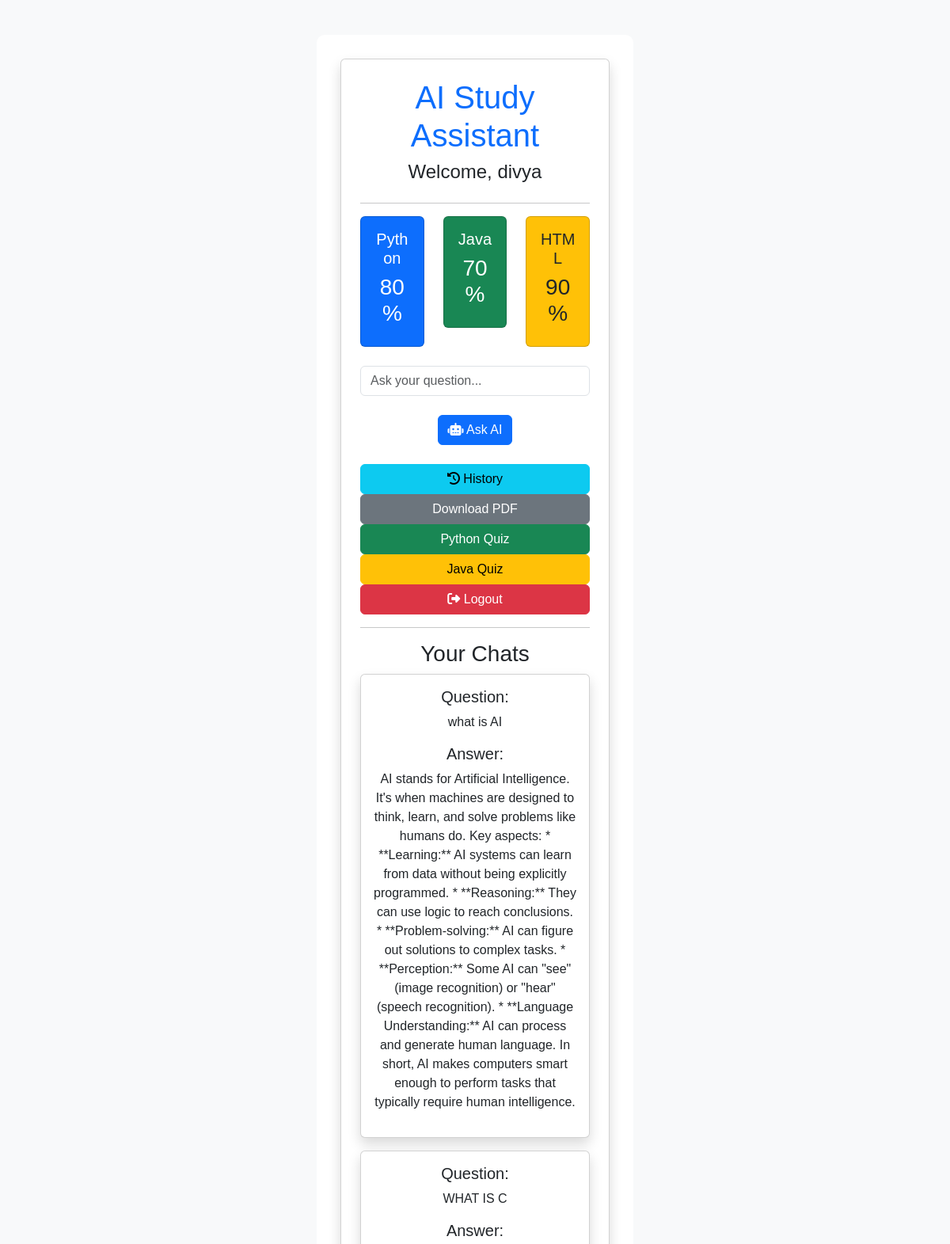
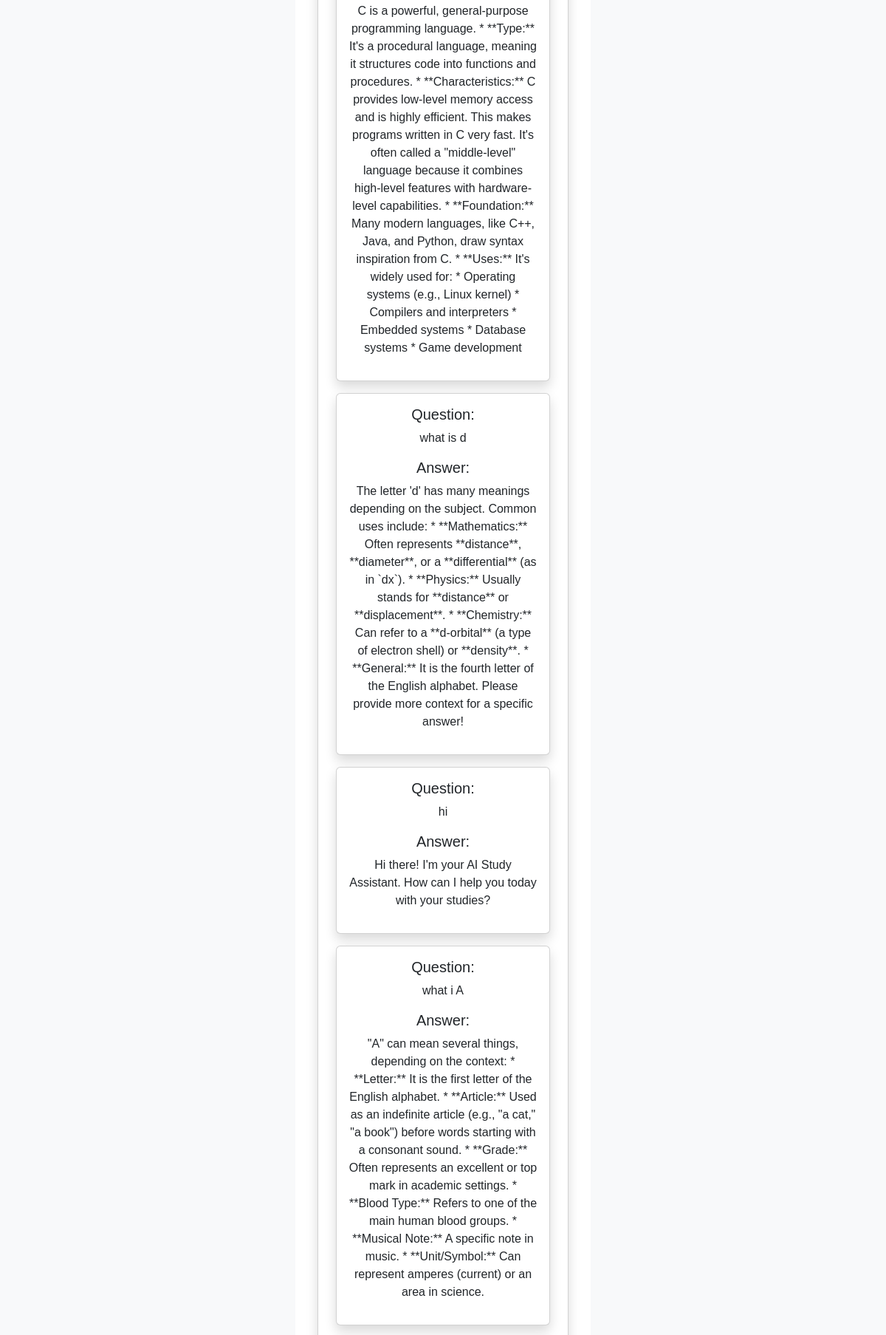
Page /home (signed in, upper part) on the committed database (2 pictures, top to bottom).
### tables this page shows
CREATE TABLE chats(
    id INTEGER PRIMARY KEY AUTOINCREMENT,
    username TEXT,
    question TEXT,
    answer TEXT
);

### .gitignore/app.py (the view)
@app.route('/home')
def home():
    if 'user' not in session:
        return redirect('/')
    connection = sqlite3.connect("study.db")
    cursor = connection.cursor()
    cursor.execute(
        "SELECT question, answer FROM chats WHERE username=?",
        (session['user'],)
    )
    history = cursor.fetchall()
    connection.close()
    return render_template(
        "index.html",
        user=session['user'],
        history=history,
        progress=progress
    )

### templates/index.html (shortened to what this page needs)
<!DOCTYPE html>
<html>
<head>
    <link href="https://cdn.jsdelivr.net/npm/bootstrap@5.3.3/dist/css/bootstrap.min.css" rel="stylesheet">
    <link rel="stylesheet"
href="https://cdnjs.cloudflare.com/ajax/libs/font-awesome/6.5.2/css/all.min.css">
    <link rel="stylesheet"
          href="{{ url_for('static', filename='style.css') }}">
</head>
<body>
   <body class="bg-light">
<div class="container mt-4">
    <div class="card shadow p-4">
        <h1 class="text-center text-primary">
            AI Study Assistant
        </h1>
        <h4 class="text-center">
            Welcome, {{ user }}
        </h4>
        <hr>
        <div class="row text-center">
            <div class="col-md-4">
                <div class="card bg-primary text-white p-3">
                    <h5>Python</h5>
                    <h3>80%</h3>
                </div>
            </div>
            <div class="col-md-4">
                <div class="card bg-success text-white p-3">
                    <h5>Java</h5>
                    <h3>70%</h3>
                </div>
            </div>
            <div class="col-md-4">
                <div class="card bg-warning text-dark p-3">
                    <h5>HTML</h5>
                    <h3>90%</h3>
                </div>
            </div>
        </div>
        <br>
        <form action="/ask" method="POST">
            <input type="text"
                   name="question"
                   class="form-control"
                   placeholder="Ask your question..."
                   required>
            <br>
           <button class="btn btn-primary">
    <i class="fa-solid fa-robot"></i> Ask AI
</button>
        </form>
        <br>
        <a href="/history" class="btn btn-info">
    <i class="fa-solid fa-clock-rotate-left"></i>
    History
</a>
        <a href="/download" class="btn btn-secondary">
    Download PDF
</a>
        <a href="/quiz/python" class="btn btn-success">
            Python Quiz
        </a>
        <a href="/quiz/java" class="btn btn-warning">
            Java Quiz
        </a>
        <a href="/logout" class="btn btn-danger">
    <i class="fa-solid fa-right-from-bracket"></i>
    Logout
</a>
        <hr>
        <h3>Your Chats</h3>
        {% for chat in history %}
        <div class="card shadow p-3 mb-3">
            <h5>Question:</h5>
            <p>{{ chat[0] }}</p>
            <h5>Answer:</h5>
            <p>{{ chat[1] }}</p>
        </div>
        {% endfor %}
    </div>
</div>
</body>
</html>

### static/style.css (style rules this page uses)
body { font-family: Arial, sans-serif; background: #f2f2f2; text-align: center; padding: 20px; }
.container { background: white; width: 400px; margin: auto; padding: 30px; border-radius: 10px; }
input { width: 300px; padding: 10px; border-radius: 5px; }
button { padding: 10px 20px; background: blue; color: white; border: none; border-radius: 5px; cursor: pointer; }

### rows in the picture
chats: question "what is AI", answer "AI stands for Artificial Intelligence. It's when machines are designed to think, learn, and solve problems like humans do. Key aspects: * **Learning:** AI systems can learn from data without being explicitly programmed. * **Reasoning:** They can use logic to reach conclusions. * **Problem-solving:** AI can figure out solutions to complex tasks. * **Perception:** Some AI can \"see\" (image recognition) or \"hear\" (speech recognition). * **Language Understanding:** AI can process and generate human language. In short, AI makes computers smart enough to perform tasks that typically require human intelligence."
chats: question "WHAT IS C", answer "C is a powerful, general-purpose programming language. * **Type:** It's a procedural language, meaning it structures code into functions and procedures. * **Characteristics:** C provides low-level memory access and is highly efficient. This makes programs written in C very fast. It's often called a \"middle-level\" language because it combines high-level features with hardware-level capabilities. * **Foundation:** Many modern languages, like C++, Java, and Python, draw syntax inspiration from C. * **Uses:** It's widely used for: * Operating systems (e.g., Linux kernel) * Compilers and interpreters * Embedded systems * Database systems * Game development"
chats: question "what is d", answer "The letter 'd' has many meanings depending on the subject. Common uses include: * **Mathematics:** Often represents **distance**, **diameter**, or a **differential** (as in `dx`). * **Physics:** Usually stands for **distance** or **displacement**. * **Chemistry:** Can refer to a **d-orbital** (a type of electron shell) or **density**. * **General:** It is the fourth letter of the English alphabet. Please provide more context for a specific answer!"
chats: question "hi", answer "Hi there! I'm your AI Study Assistant. How can I help you today with your studies?"
chats: question "what i A", answer "\"A\" can mean several things, depending on the context: * **Letter:** It is the first letter of the English alphabet. * **Article:** Used as an indefinite article (e.g., \"a cat,\" \"a book\") before words starting with a consonant sound. * **Grade:** Often represents an excellent or top mark in academic settings. * **Blood Type:** Refers to one of the main human blood groups. * **Musical Note:** A specific note in music. * **Unit/Symbol:** Can represent amperes (current) or an area in science."

### other values in the picture
{{ user }} "divya"
